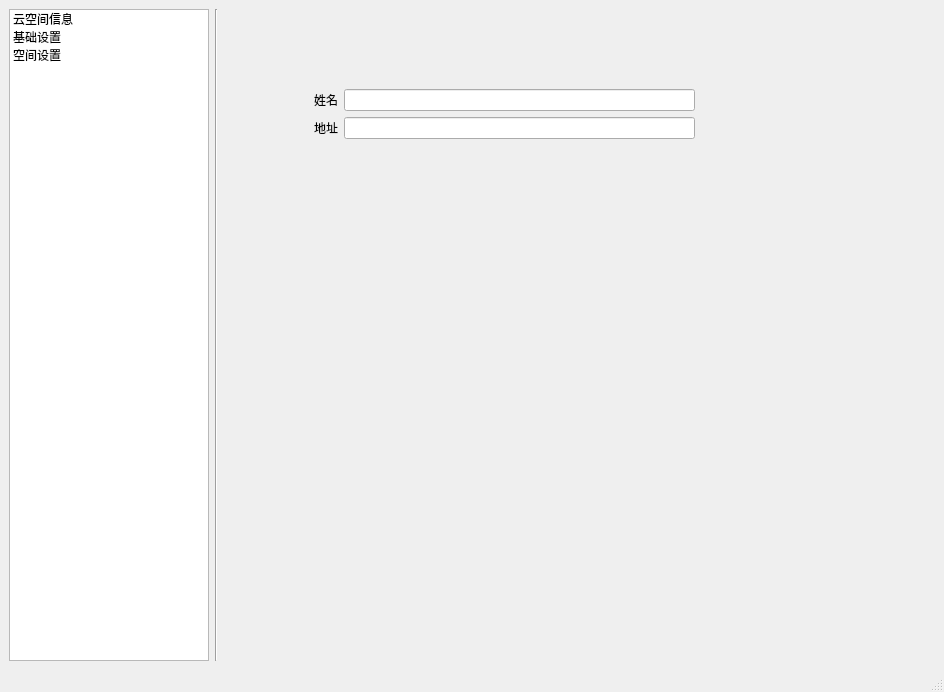
<?xml version="1.0" encoding="UTF-8"?>
<ui version="4.0">
 <class>MainWindow</class>
 <widget class="QMainWindow" name="MainWindow">
  <property name="geometry">
   <rect>
    <x>0</x>
    <y>0</y>
    <width>944</width>
    <height>692</height>
   </rect>
  </property>
  <property name="maximumSize">
   <size>
    <width>1677721</width>
    <height>16777215</height>
   </size>
  </property>
  <property name="windowTitle">
   <string>MainWindow</string>
  </property>
  <widget class="QWidget" name="centralwidget">
   <property name="sizePolicy">
    <sizepolicy hsizetype="Fixed" vsizetype="Preferred">
     <horstretch>0</horstretch>
     <verstretch>0</verstretch>
    </sizepolicy>
   </property>
   <layout class="QHBoxLayout" name="horizontalLayout">
    <item>
     <widget class="QListWidget" name="listWidget">
      <property name="minimumSize">
       <size>
        <width>120</width>
        <height>527</height>
       </size>
      </property>
      <property name="maximumSize">
       <size>
        <width>200</width>
        <height>16777215</height>
       </size>
      </property>
      <item>
       <property name="text">
        <string>云空间信息</string>
       </property>
      </item>
      <item>
       <property name="text">
        <string>基础设置</string>
       </property>
      </item>
      <item>
       <property name="text">
        <string>空间设置</string>
       </property>
      </item>
     </widget>
    </item>
    <item>
     <widget class="Line" name="line">
      <property name="orientation">
       <enum>Qt::Vertical</enum>
      </property>
     </widget>
    </item>
    <item>
     <widget class="QStackedWidget" name="stackedWidget">
      <widget class="QWidget" name="page">
       <widget class="QWidget" name="formLayoutWidget">
        <property name="geometry">
         <rect>
          <x>90</x>
          <y>80</y>
          <width>381</width>
          <height>371</height>
         </rect>
        </property>
        <layout class="QFormLayout" name="formLayout">
         <item row="0" column="0">
          <widget class="QLabel" name="Label">
           <property name="text">
            <string>姓名</string>
           </property>
          </widget>
         </item>
         <item row="0" column="1">
          <widget class="QLineEdit" name="LineEdit"/>
         </item>
         <item row="1" column="0">
          <widget class="QLabel" name="Label_2">
           <property name="text">
            <string>地址</string>
           </property>
          </widget>
         </item>
         <item row="1" column="1">
          <widget class="QLineEdit" name="LineEdit_2"/>
         </item>
        </layout>
       </widget>
      </widget>
      <widget class="QWidget" name="page_3">
       <widget class="QPushButton" name="pushButton">
        <property name="geometry">
         <rect>
          <x>332</x>
          <y>230</y>
          <width>71</width>
          <height>28</height>
         </rect>
        </property>
        <property name="text">
         <string>保存</string>
        </property>
       </widget>
       <widget class="QLabel" name="Label_4">
        <property name="geometry">
         <rect>
          <x>161</x>
          <y>162</y>
          <width>48</width>
          <height>16</height>
         </rect>
        </property>
        <property name="text">
         <string>secret</string>
        </property>
       </widget>
       <widget class="QLineEdit" name="LineEdit_3">
        <property name="geometry">
         <rect>
          <x>231</x>
          <y>131</y>
          <width>171</width>
          <height>24</height>
         </rect>
        </property>
       </widget>
       <widget class="QLineEdit" name="LineEdit_4">
        <property name="geometry">
         <rect>
          <x>231</x>
          <y>162</y>
          <width>171</width>
          <height>24</height>
         </rect>
        </property>
       </widget>
       <widget class="QLabel" name="Label_3">
        <property name="geometry">
         <rect>
          <x>161</x>
          <y>131</y>
          <width>63</width>
          <height>16</height>
         </rect>
        </property>
        <property name="text">
         <string>appkey：</string>
        </property>
       </widget>
      </widget>
      <widget class="QWidget" name="page_2">
       <widget class="QWidget" name="formLayoutWidget_3">
        <property name="geometry">
         <rect>
          <x>40</x>
          <y>30</y>
          <width>160</width>
          <height>80</height>
         </rect>
        </property>
        <layout class="QFormLayout" name="formLayout_3">
         <item row="0" column="0">
          <widget class="QLabel" name="Label_5">
           <property name="text">
            <string>爱好</string>
           </property>
          </widget>
         </item>
         <item row="0" column="1">
          <widget class="QLineEdit" name="LineEdit_5"/>
         </item>
         <item row="1" column="0">
          <widget class="QLabel" name="Label_6">
           <property name="text">
            <string>籍贯</string>
           </property>
          </widget>
         </item>
         <item row="1" column="1">
          <widget class="QLineEdit" name="LineEdit_6"/>
         </item>
        </layout>
       </widget>
      </widget>
     </widget>
    </item>
   </layout>
  </widget>
  <widget class="QMenuBar" name="menubar">
   <property name="geometry">
    <rect>
     <x>0</x>
     <y>0</y>
     <width>944</width>
     <height>26</height>
    </rect>
   </property>
  </widget>
  <widget class="QStatusBar" name="statusbar"/>
 </widget>
 <resources/>
 <connections>
  <connection>
   <sender>listWidget</sender>
   <signal>currentRowChanged(int)</signal>
   <receiver>stackedWidget</receiver>
   <slot>setCurrentIndex(int)</slot>
   <hints>
    <hint type="sourcelabel">
     <x>112</x>
     <y>160</y>
    </hint>
    <hint type="destinationlabel">
     <x>496</x>
     <y>169</y>
    </hint>
   </hints>
  </connection>
 </connections>
</ui>
